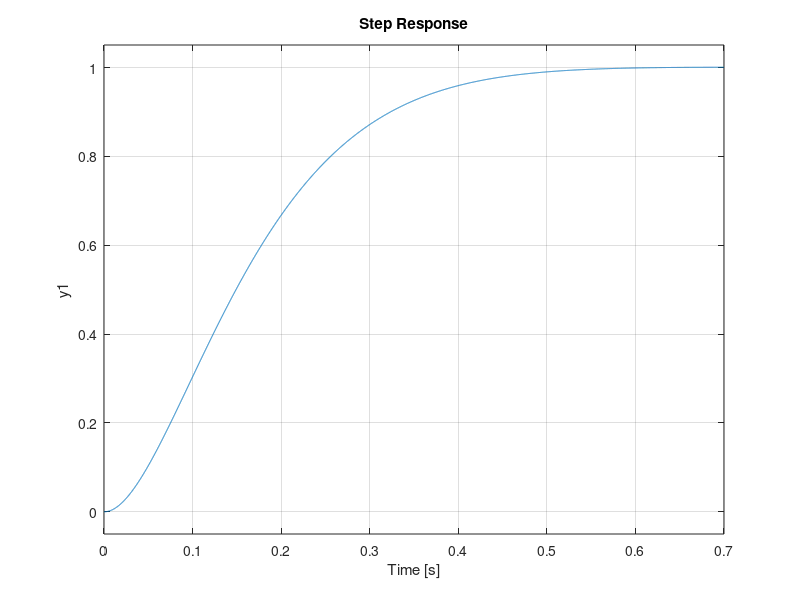
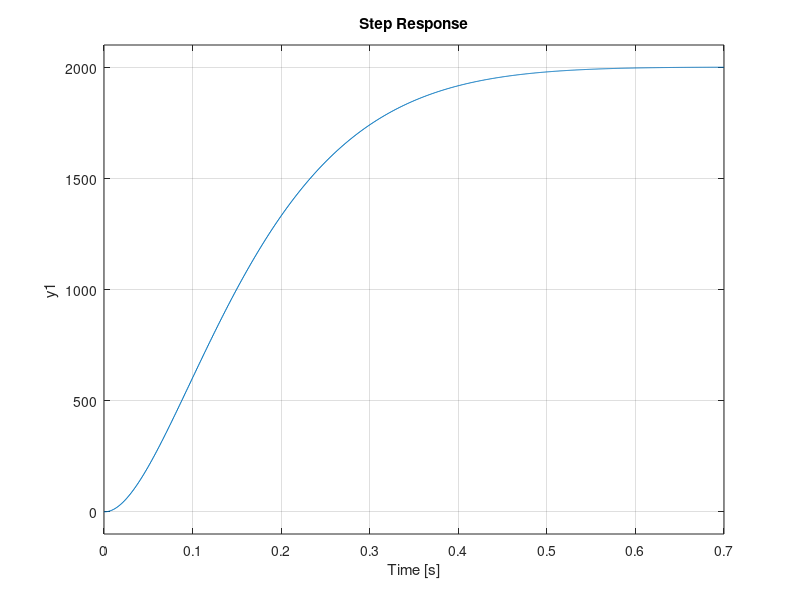

Recreate these plots in MATLAB, in order.
%% Parameters

Jm = 0.00013932; %Rotor Inertia (J) kg.m^2
Jg = 0.002098; %Rotor Inertia (J) kg.m^2

bm = 0.00077676;  %Viscous Friction Coefficient (b) 
bg = 0.053853;  %Viscous Friction Coefficient (b)

Kt = 0.083796; %Torque Constant (Kt) N.m/A
La = 0.00017073; %Motor Inductance (La) H
Ra = 2.1262; %Motor Resistance (Ra) ohms 

Ke = 0.069585; %Back EMF Constant (Ke)  V/rpm
n = 16.5; % Tandwielverhouding 



load('parameters_sys_id_2param_50V_20-01-19.mat');

%% State Space model

A = [-(bm*(n^2) + bg)/(Jm*(n^2) + Jg) Kt*n/(Jm*(n^2) + Jg); 
    -(n*Ke)/La -Ra/La];
B = [0; 
    1/La];
C = [1 0];
D = [0];

sysc = ss(A,B,C,D);

%% State space model met integrator

Aa = [-(bm*(n^2) + bg)/(Jm*(n^2) + Jg) Kt*n/(Jm*(n^2) + Jg) 0; 
    -(n*Ke)/La -Ra/La 0;
    1 0 0];
Ba = [0; 
    1/La;
    0];
Br = [0 ; 0; -1];
Ca = [1 0 0];
Da = [0];

sysci = ss(Aa,Ba,Ca,Da);

%% C2D

Tsc = 1/2000;

sysdi = c2d(sysci, Tsc);

Ad = sysdi.A;
Bd = sysdi.B;
Cd = sysdi.C;
Dd = sysdi.D;

%% Feedback constante berekenen met LQR

co = ctrb(sysci);
controllability = rank(co)

Q = Ca'*Ca;
Q(1,1) = 100;
Q(2,2) = 140;
Q(3,3) = 25000;
R = 80;
Kci = lqr(Aa,Ba,Q,R);
Kdi = dlqr(Ad,Bd,Q,R);

%% Integral
close all
sys_cl = ss(Aa-Ba*Kci,Br,Ca,Da);
step(sys_cl)

sys_cldd = c2d(sys_cl,Tsc);
eigD = eig(sys_cldd)

figure

sys_cld = ss(Ad-Bd*Kdi,Br,Cd,Dd,Tsc);
step(sys_cld)
eig(sys_cld)

%% Observer constante L
sys_clL = ss(A-B*Kci(1:2),B,C,D);
eigenVal = eig(sys_clL);
eigenVal = eigenVal*72.7;